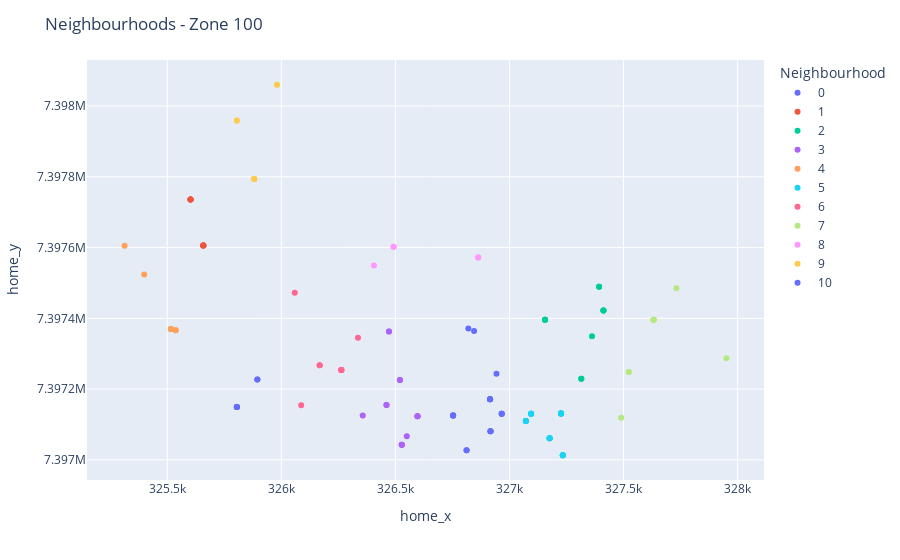

The notebook cell saved with this chart:
### Code cell
zone = 100
zone_df = df[df['home'] == zone].sort_values(by='Neighbourhood')
zone_df['Neighbourhood'] = zone_df['Neighbourhood'].astype(str)

fig = px.scatter(zone_df, x='home_x', y='home_y', color='Neighbourhood')
fig.update_layout(title=f'Neighbourhoods - Zone {zone}')

### Figure 1 — Plotly figure (JSON) as saved in the notebook; plotly's stock layout.template omitted (floating-point values rounded to 4 significant figures)
{"data": [{"hovertemplate": "Neighbourhood=0<br>home_x=%{x}<br>home_y=%{y}<extra></extra>", "legendgroup": "0", "marker": {"color": "#636efa", "symbol": "circle"}, "mode": "markers", "name": "0", "showlegend": true, "type": "scatter", "x": [326966, 326966, 326820, 326915, 326915, 326915, 326845, 326917, 326917, 326917, 326915, 326753, 326812, 326812, 326966, 326943, 326753, 326753, 326753], "xaxis": "x", "y": [7397130, 7397130, 7397371, 7397171, 7397171, 7397171, 7397364, 7397081, 7397081, 7397081, 7397171, 7397125, 7397027, 7397027, 7397130, 7397243, 7397125, 7397125, 7397125], "yaxis": "y"}, {"hovertemplate": "Neighbourhood=1<br>home_x=%{x}<br>home_y=%{y}<extra></extra>", "legendgroup": "1", "marker": {"color": "#EF553B", "symbol": "circle"}, "mode": "markers", "name": "1", "showlegend": true, "type": "scatter", "x": [325658, 325602, 325602, 325658, 325602, 325658, 325658, 325602], "xaxis": "x", "y": [7397606, 7397736, 7397736, 7397606, 7397736, 7397606, 7397606, 7397736], "yaxis": "y"}, {"hovertemplate": "Neighbourhood=2<br>home_x=%{x}<br>home_y=%{y}<extra></extra>", "legendgroup": "2", "marker": {"color": "#00cc96", "symbol": "circle"}, "mode": "markers", "name": "2", "showlegend": true, "type": "scatter", "x": [327156, 327156, 327412, 327412, 327412, 327362, 327393, 327315, 327315, 327156, 327393], "xaxis": "x", "y": [7397396, 7397396, 7397422, 7397422, 7397422, 7397349, 7397489, 7397229, 7397229, 7397396, 7397489], "yaxis": "y"}, {"hovertemplate": "Neighbourhood=3<br>home_x=%{x}<br>home_y=%{y}<extra></extra>", "legendgroup": "3", "marker": {"color": "#ab63fa", "symbol": "circle"}, "mode": "markers", "name": "3", "showlegend": true, "type": "scatter", "x": [326550, 326528, 326528, 326528, 326472, 326472, 326520, 326520, 326597, 326461, 326597, 326597, 326461, 326357], "xaxis": "x", "y": [7397067, 7397043, 7397043, 7397043, 7397363, 7397363, 7397226, 7397226, 7397123, 7397155, 7397123, 7397123, 7397155, 7397125], "yaxis": "y"}, {"hovertemplate": "Neighbourhood=4<br>home_x=%{x}<br>home_y=%{y}<extra></extra>", "legendgroup": "4", "marker": {"color": "#FFA15A", "symbol": "circle"}, "mode": "markers", "name": "4", "showlegend": true, "type": "scatter", "x": [325516, 325516, 325516, 325313, 325399, 325537, 325537], "xaxis": "x", "y": [7397370, 7397370, 7397370, 7397605, 7397524, 7397366, 7397366], "yaxis": "y"}, {"hovertemplate": "Neighbourhood=5<br>home_x=%{x}<br>home_y=%{y}<extra></extra>", "legendgroup": "5", "marker": {"color": "#19d3f3", "symbol": "circle"}, "mode": "markers", "name": "5", "showlegend": true, "type": "scatter", "x": [327226, 327226, 327072, 327176, 327234, 327072, 327234, 327072, 327176, 327226, 327234, 327176, 327176, 327226, 327226, 327095, 327095, 327095, 327095, 327226, 327072, 327234], "xaxis": "x", "y": [7397131, 7397131, 7397110, 7397061, 7397013, 7397110, 7397013, 7397110, 7397061, 7397131, 7397013, 7397061, 7397061, 7397131, 7397131, 7397130, 7397130, 7397130, 7397130, 7397131, 7397110, 7397013], "yaxis": "y"}, {"hovertemplate": "Neighbourhood=6<br>home_x=%{x}<br>home_y=%{y}<extra></extra>", "legendgroup": "6", "marker": {"color": "#FF6692", "symbol": "circle"}, "mode": "markers", "name": "6", "showlegend": true, "type": "scatter", "x": [326059, 326263, 326263, 326263, 326263, 326087, 326168, 326336, 326168], "xaxis": "x", "y": [7397472, 7397254, 7397254, 7397254, 7397254, 7397154, 7397267, 7397345, 7397267], "yaxis": "y"}, {"hovertemplate": "Neighbourhood=7<br>home_x=%{x}<br>home_y=%{y}<extra></extra>", "legendgroup": "7", "marker": {"color": "#B6E880", "symbol": "circle"}, "mode": "markers", "name": "7", "showlegend": true, "type": "scatter", "x": [327951, 327490, 327732, 327632, 327632, 327632, 327632, 327523, 327523], "xaxis": "x", "y": [7397287, 7397119, 7397485, 7397396, 7397396, 7397396, 7397396, 7397248, 7397248], "yaxis": "y"}, {"hovertemplate": "Neighbourhood=8<br>home_x=%{x}<br>home_y=%{y}<extra></extra>", "legendgroup": "8", "marker": {"color": "#FF97FF", "symbol": "circle"}, "mode": "markers", "name": "8", "showlegend": true, "type": "scatter", "x": [326492, 326406, 326492, 326863, 326863], "xaxis": "x", "y": [7397602, 7397549, 7397602, 7397572, 7397572], "yaxis": "y"}, {"hovertemplate": "Neighbourhood=9<br>home_x=%{x}<br>home_y=%{y}<extra></extra>", "legendgroup": "9", "marker": {"color": "#FECB52", "symbol": "circle"}, "mode": "markers", "name": "9", "showlegend": true, "type": "scatter", "x": [325881, 325881, 325881, 325981, 325981, 325805, 325805, 325881, 325881], "xaxis": "x", "y": [7397794, 7397794, 7397794, 7398060, 7398060, 7397959, 7397959, 7397794, 7397794], "yaxis": "y"}, {"hovertemplate": "Neighbourhood=10<br>home_x=%{x}<br>home_y=%{y}<extra></extra>", "legendgroup": "10", "marker": {"color": "#636efa", "symbol": "circle"}, "mode": "markers", "name": "10", "showlegend": true, "type": "scatter", "x": [325805, 325805, 325805, 325805, 325895, 325895], "xaxis": "x", "y": [7397149, 7397149, 7397149, 7397149, 7397227, 7397227], "yaxis": "y"}], "layout": {"legend": {"title": {"text": "Neighbourhood"}, "tracegroupgap": 0}, "margin": {"t": 60}, "title": {"text": "Neighbourhoods - Zone 100"}, "xaxis": {"anchor": "y", "domain": [0, 1], "title": {"text": "home_x"}}, "yaxis": {"anchor": "x", "domain": [0, 1], "title": {"text": "home_y"}}}}
